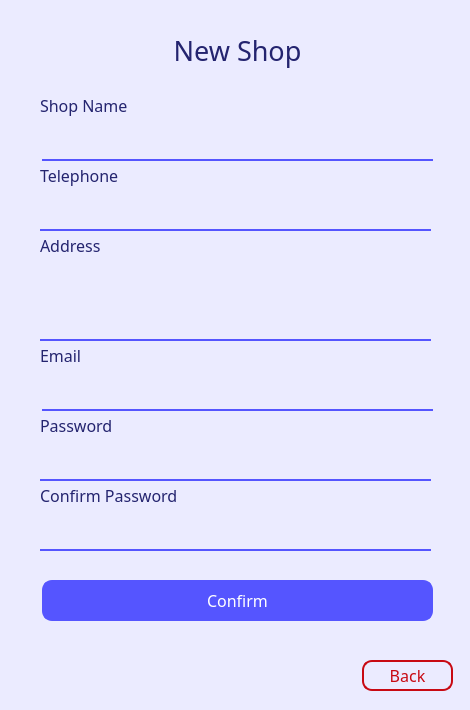
<?xml version="1.0" encoding="UTF-8"?>
<ui version="4.0">
 <class>Dialog</class>
 <widget class="QDialog" name="Dialog">
  <property name="geometry">
   <rect>
    <x>0</x>
    <y>0</y>
    <width>470</width>
    <height>710</height>
   </rect>
  </property>
  <property name="font">
   <font>
    <family>ZCOOL QingKe HuangYou</family>
    <pointsize>12</pointsize>
   </font>
  </property>
  <property name="windowTitle">
   <string>Board Game Community</string>
  </property>
  <property name="styleSheet">
   <string notr="true">background-color: rgb(235, 235, 255)</string>
  </property>
  <widget class="QLineEdit" name="ltxt_password">
   <property name="geometry">
    <rect>
     <x>40</x>
     <y>440</y>
     <width>391</width>
     <height>41</height>
    </rect>
   </property>
   <property name="styleSheet">
    <string notr="true">font: 12pt &quot;Bai Jamjuree&quot;;
border: 0px;
border-bottom: 2px solid rgb(85, 85, 255);
background-color: rgba(255, 255, 255, 0)</string>
   </property>
  </widget>
  <widget class="QLineEdit" name="ltxt_phone">
   <property name="geometry">
    <rect>
     <x>40</x>
     <y>190</y>
     <width>391</width>
     <height>41</height>
    </rect>
   </property>
   <property name="styleSheet">
    <string notr="true">font: 12pt &quot;Bai Jamjuree&quot;;
border: 0px;
border-bottom: 2px solid rgb(85, 85, 255);
background-color: rgba(255, 255, 255, 0)</string>
   </property>
  </widget>
  <widget class="QLabel" name="label_1">
   <property name="geometry">
    <rect>
     <x>42</x>
     <y>20</y>
     <width>391</width>
     <height>61</height>
    </rect>
   </property>
   <property name="font">
    <font>
     <family>ZCOOL QingKe HuangYou</family>
     <pointsize>20</pointsize>
     <weight>50</weight>
     <italic>false</italic>
     <bold>false</bold>
    </font>
   </property>
   <property name="styleSheet">
    <string notr="true">background-color: rgba(255, 255, 255, 0);
color: rgb(36, 36, 111);
font: 20pt &quot;ZCOOL QingKe HuangYou&quot;;</string>
   </property>
   <property name="text">
    <string>New Shop</string>
   </property>
   <property name="textFormat">
    <enum>Qt::AutoText</enum>
   </property>
   <property name="alignment">
    <set>Qt::AlignCenter</set>
   </property>
  </widget>
  <widget class="QPushButton" name="btn_confirm">
   <property name="geometry">
    <rect>
     <x>42</x>
     <y>580</y>
     <width>391</width>
     <height>41</height>
    </rect>
   </property>
   <property name="styleSheet">
    <string notr="true">background-color: rgb(85, 85, 255);
color: rgb(255, 255, 255);
font: 12pt &quot;ZCOOL QingKe HuangYou&quot;;
border-radius: 10px;
border: 2px solid rgb(85, 85, 255);</string>
   </property>
   <property name="text">
    <string>Confirm</string>
   </property>
  </widget>
  <widget class="QLabel" name="label_5">
   <property name="geometry">
    <rect>
     <x>40</x>
     <y>230</y>
     <width>211</width>
     <height>31</height>
    </rect>
   </property>
   <property name="font">
    <font>
     <family>ZCOOL QingKe HuangYou</family>
     <pointsize>12</pointsize>
     <weight>50</weight>
     <italic>false</italic>
     <bold>false</bold>
    </font>
   </property>
   <property name="styleSheet">
    <string notr="true">background-color: rgba(255, 255, 255, 0);
color: rgb(36, 36, 111);
font: 12pt &quot;ZCOOL QingKe HuangYou&quot;;</string>
   </property>
   <property name="text">
    <string>Address</string>
   </property>
  </widget>
  <widget class="QLineEdit" name="ltxt_confirmPassword">
   <property name="geometry">
    <rect>
     <x>40</x>
     <y>510</y>
     <width>391</width>
     <height>41</height>
    </rect>
   </property>
   <property name="styleSheet">
    <string notr="true">font: 12pt &quot;Bai Jamjuree&quot;;
border: 0px;
border-bottom: 2px solid rgb(85, 85, 255);
background-color: rgba(255, 255, 255, 0)</string>
   </property>
  </widget>
  <widget class="QPushButton" name="btn_back">
   <property name="geometry">
    <rect>
     <x>362</x>
     <y>660</y>
     <width>91</width>
     <height>31</height>
    </rect>
   </property>
   <property name="styleSheet">
    <string notr="true">background-color:  rgba(0, 0, 0, 0);
color: rgb(200, 9, 19);
font: 12pt &quot;ZCOOL QingKe HuangYou&quot;;
border-radius: 10px;
border: 2px solid rgb(200, 9, 19);</string>
   </property>
   <property name="text">
    <string>Back</string>
   </property>
  </widget>
  <widget class="QLabel" name="label_4">
   <property name="geometry">
    <rect>
     <x>40</x>
     <y>160</y>
     <width>181</width>
     <height>31</height>
    </rect>
   </property>
   <property name="font">
    <font>
     <family>ZCOOL QingKe HuangYou</family>
     <pointsize>12</pointsize>
     <weight>50</weight>
     <italic>false</italic>
     <bold>false</bold>
    </font>
   </property>
   <property name="styleSheet">
    <string notr="true">background-color: rgba(255, 255, 255, 0);
color: rgb(36, 36, 111);
font: 12pt &quot;ZCOOL QingKe HuangYou&quot;;</string>
   </property>
   <property name="text">
    <string>Telephone</string>
   </property>
  </widget>
  <widget class="QLabel" name="label_2">
   <property name="geometry">
    <rect>
     <x>40</x>
     <y>90</y>
     <width>211</width>
     <height>31</height>
    </rect>
   </property>
   <property name="font">
    <font>
     <family>ZCOOL QingKe HuangYou</family>
     <pointsize>12</pointsize>
     <weight>50</weight>
     <italic>false</italic>
     <bold>false</bold>
    </font>
   </property>
   <property name="styleSheet">
    <string notr="true">background-color: rgba(255, 255, 255, 0);
color: rgb(36, 36, 111);
font: 12pt &quot;ZCOOL QingKe HuangYou&quot;;</string>
   </property>
   <property name="text">
    <string>Shop Name</string>
   </property>
  </widget>
  <widget class="QLineEdit" name="ltxt_email">
   <property name="geometry">
    <rect>
     <x>42</x>
     <y>370</y>
     <width>391</width>
     <height>41</height>
    </rect>
   </property>
   <property name="styleSheet">
    <string notr="true">font: 12pt &quot;Bai Jamjuree&quot;;
border: 0px;
border-bottom: 2px solid rgb(85, 85, 255);
background-color: rgba(255, 255, 255, 0)</string>
   </property>
   <property name="text">
    <string/>
   </property>
  </widget>
  <widget class="QTextEdit" name="txt_address">
   <property name="geometry">
    <rect>
     <x>40</x>
     <y>260</y>
     <width>391</width>
     <height>81</height>
    </rect>
   </property>
   <property name="styleSheet">
    <string notr="true">font: 12pt &quot;Bai Jamjuree&quot;;
border: 0px;
border-bottom: 2px solid rgb(85, 85, 255);
background-color: rgba(255, 255, 255, 0)</string>
   </property>
  </widget>
  <widget class="QLabel" name="label_8">
   <property name="geometry">
    <rect>
     <x>40</x>
     <y>480</y>
     <width>211</width>
     <height>31</height>
    </rect>
   </property>
   <property name="font">
    <font>
     <family>ZCOOL QingKe HuangYou</family>
     <pointsize>12</pointsize>
     <weight>50</weight>
     <italic>false</italic>
     <bold>false</bold>
    </font>
   </property>
   <property name="styleSheet">
    <string notr="true">background-color: rgba(255, 255, 255, 0);
color: rgb(36, 36, 111);
font: 12pt &quot;ZCOOL QingKe HuangYou&quot;;</string>
   </property>
   <property name="text">
    <string>Confirm Password</string>
   </property>
  </widget>
  <widget class="QLabel" name="label_6">
   <property name="geometry">
    <rect>
     <x>40</x>
     <y>340</y>
     <width>211</width>
     <height>31</height>
    </rect>
   </property>
   <property name="font">
    <font>
     <family>ZCOOL QingKe HuangYou</family>
     <pointsize>12</pointsize>
     <weight>50</weight>
     <italic>false</italic>
     <bold>false</bold>
    </font>
   </property>
   <property name="styleSheet">
    <string notr="true">background-color: rgba(255, 255, 255, 0);
color: rgb(36, 36, 111);
font: 12pt &quot;ZCOOL QingKe HuangYou&quot;;</string>
   </property>
   <property name="text">
    <string>Email</string>
   </property>
  </widget>
  <widget class="QLabel" name="label_7">
   <property name="geometry">
    <rect>
     <x>40</x>
     <y>410</y>
     <width>211</width>
     <height>31</height>
    </rect>
   </property>
   <property name="font">
    <font>
     <family>ZCOOL QingKe HuangYou</family>
     <pointsize>12</pointsize>
     <weight>50</weight>
     <italic>false</italic>
     <bold>false</bold>
    </font>
   </property>
   <property name="styleSheet">
    <string notr="true">background-color: rgba(255, 255, 255, 0);
color: rgb(36, 36, 111);
font: 12pt &quot;ZCOOL QingKe HuangYou&quot;;</string>
   </property>
   <property name="text">
    <string>Password</string>
   </property>
  </widget>
  <widget class="QLineEdit" name="ltxt_shopName">
   <property name="geometry">
    <rect>
     <x>42</x>
     <y>120</y>
     <width>391</width>
     <height>41</height>
    </rect>
   </property>
   <property name="styleSheet">
    <string notr="true">font: 12pt &quot;Bai Jamjuree&quot;;
border: 0px;
border-bottom: 2px solid rgb(85, 85, 255);
background-color: rgba(255, 255, 255, 0)</string>
   </property>
   <property name="text">
    <string/>
   </property>
  </widget>
 </widget>
 <resources/>
 <connections/>
</ui>
